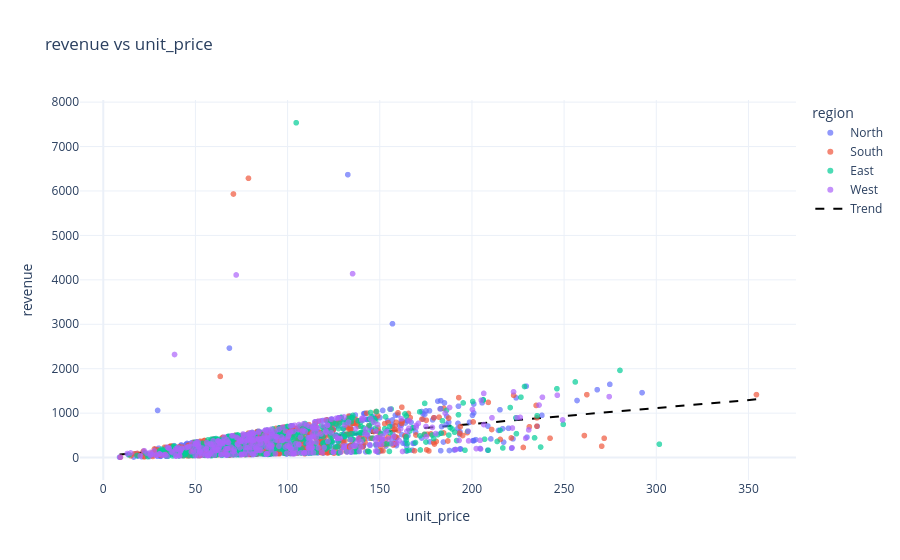

The cell this chart's notebook holds for it:
### Code cell
plots.scatter(df, 'unit_price', 'revenue', color='region', trendline=True)

### Figure 1 — Plotly figure (JSON) as saved in the notebook; plotly's stock layout.template omitted (floating-point values rounded to 4 significant figures; data arrays with more than 128 entries replaced by an {"elided": "..."} marker saying what was removed)
{"data": [{"hovertemplate": "region=North<br>unit_price=%{x}<br>revenue=%{y}<extra></extra>", "legendgroup": "North", "marker": {"color": "#636efa", "opacity": 0.7, "symbol": "circle"}, "mode": "markers", "name": "North", "showlegend": true, "type": "scattergl", "x": {"elided": "600 float values"}, "xaxis": "x", "y": {"elided": "600 float values"}, "yaxis": "y"}, {"hovertemplate": "region=South<br>unit_price=%{x}<br>revenue=%{y}<extra></extra>", "legendgroup": "South", "marker": {"color": "#EF553B", "opacity": 0.7, "symbol": "circle"}, "mode": "markers", "name": "South", "showlegend": true, "type": "scattergl", "x": {"elided": "505 float values"}, "xaxis": "x", "y": {"elided": "505 float values"}, "yaxis": "y"}, {"hovertemplate": "region=East<br>unit_price=%{x}<br>revenue=%{y}<extra></extra>", "legendgroup": "East", "marker": {"color": "#00cc96", "opacity": 0.7, "symbol": "circle"}, "mode": "markers", "name": "East", "showlegend": true, "type": "scattergl", "x": {"elided": "469 float values"}, "xaxis": "x", "y": {"elided": "469 float values"}, "yaxis": "y"}, {"hovertemplate": "region=West<br>unit_price=%{x}<br>revenue=%{y}<extra></extra>", "legendgroup": "West", "marker": {"color": "#ab63fa", "opacity": 0.7, "symbol": "circle"}, "mode": "markers", "name": "West", "showlegend": true, "type": "scattergl", "x": {"elided": "409 float values"}, "xaxis": "x", "y": {"elided": "409 float values"}, "yaxis": "y"}, {"line": {"color": "black", "dash": "dash"}, "mode": "lines", "name": "Trend", "type": "scatter", "x": [8.84, 354.3], "y": [69.19, 1311.0]}], "layout": {"legend": {"title": {"text": "region"}, "tracegroupgap": 0}, "title": {"text": "revenue vs unit_price"}, "xaxis": {"anchor": "y", "domain": [0.0, 1.0], "title": {"text": "unit_price"}}, "yaxis": {"anchor": "x", "domain": [0.0, 1.0], "title": {"text": "revenue"}}}}
